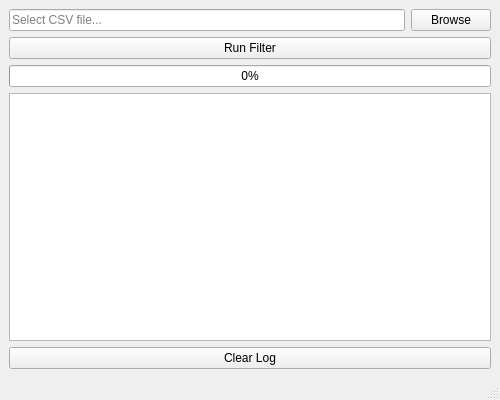
<?xml version="1.0" encoding="UTF-8"?>
<ui version="4.0">
 <class>MainWindow</class>
 <widget class="QMainWindow" name="MainWindow">
  <property name="geometry">
   <rect>
    <x>0</x>
    <y>0</y>
    <width>500</width>
    <height>400</height>
   </rect>
  </property>
  <property name="windowTitle">
   <string>CSV Graph Distance Filter</string>
  </property>
  <widget class="QWidget" name="centralwidget">
   <layout class="QVBoxLayout" name="verticalLayout">
    <item>
     <layout class="QHBoxLayout" name="horizontalLayout">
      <item>
       <widget class="QLineEdit" name="file_path_edit">
        <property name="placeholderText">
         <string>Select CSV file...</string>
        </property>
       </widget>
      </item>
      <item>
       <widget class="QPushButton" name="browse_button">
        <property name="text">
         <string>Browse</string>
        </property>
       </widget>
      </item>
     </layout>
    </item>
    <item>
     <widget class="QPushButton" name="run_button">
      <property name="text">
       <string>Run Filter</string>
      </property>
     </widget>
    </item>
    <item>
     <widget class="QProgressBar" name="progress_bar">
      <property name="value">
       <number>0</number>
      </property>
     </widget>
    </item>
    <item>
     <widget class="QTextEdit" name="log_text">
      <property name="readOnly">
       <bool>true</bool>
      </property>
     </widget>
    </item>
    <item>
     <widget class="QPushButton" name="clear_log_button">
      <property name="text">
       <string>Clear Log</string>
      </property>
     </widget>
    </item>
   </layout>
  </widget>
  <widget class="QMenuBar" name="menubar">
   <property name="geometry">
    <rect>
     <x>0</x>
     <y>0</y>
     <width>500</width>
     <height>22</height>
    </rect>
   </property>
  </widget>
  <widget class="QStatusBar" name="statusbar"/>
 </widget>
 <resources/>
 <connections/>
</ui>
